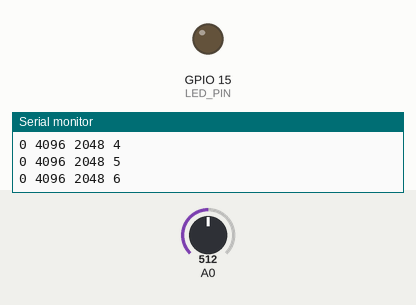
Recording of a sketch running on a simulated ESP8266 (NodeMCU). Shown: output pins drawn as LEDs (lit = HIGH), the last lines printed to the serial monitor. The test bench sets the inputs (shaded band); at power-on: A0 = 512 (analog values on the 0–1023 scale).

Above: at 1.2 s.
1.3 s: A0 set to 306
At 2.3 s:
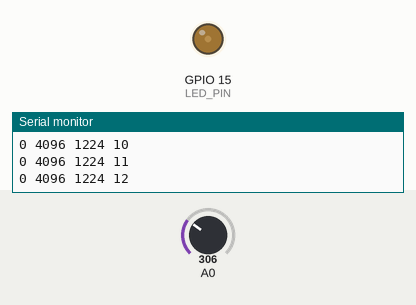
2.9 s: A0 set to 122
At 3.9 s:
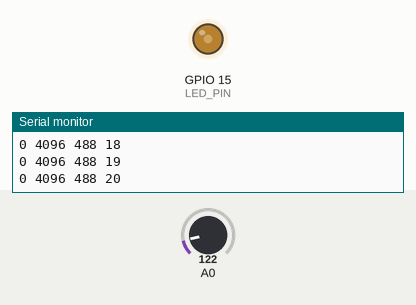
Timing chart, 0 to 5.9 s (numbered marks = the images above; inputs shaded):
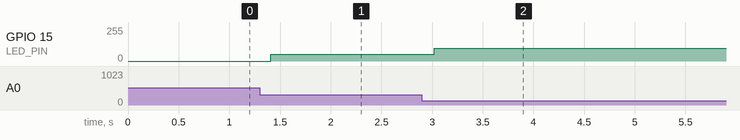

Measured:
- after the input at 1.3 s, GPIO 15 (LED_PIN): 0/255 → 51/255 after 0.11 s
- after the input at 2.9 s, GPIO 15 (LED_PIN): 51/255 → 97/255 after 0.12 s

The sketch:

lab_SCDTR.ino
```cpp
const int LED_PIN = 15;
const int DAC_RANGE = 4096;
int max_lum=0;
int counter = 0;
void setup() {// the setup function runs once
 Serial.begin(115200);
 analogReadResolution(12); //default is 10
 analogWriteFreq(60000); //60KHz, about max
 analogWriteRange(DAC_RANGE); //100% duty cycle
}
void loop() {// the loop function runs cyclically
 int read_adc;
 read_adc = analogRead(A0); // read analog voltage
 if (read_adc>max_lum)
  max_lum=read_adc;
 delay(1); //delay 1ms
 //analogWrite(LED_PIN, counter); // set led PWM
 analogWrite(LED_PIN, max_lum-read_adc); // set led PWM
 counter = counter + 1;
 if (counter > DAC_RANGE) // if counter saturates
  counter = 0; // reset counter
 //format that Serial Plotter likes
 Serial.print(0); Serial.print(" ");
 Serial.print(DAC_RANGE); Serial.print(" ");
 Serial.print(read_adc); Serial.print(" ");
 Serial.print(counter); Serial.println();
 delay(200);
}
```
